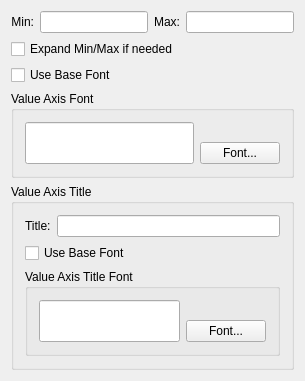
     <widget class="QWidget" name="valueTab" >
      <attribute name="title" >
       <string>Value Axis</string>
      </attribute>
      <layout class="QVBoxLayout" >
       <property name="spacing" >
        <number>6</number>
       </property>
       <property name="leftMargin" >
        <number>11</number>
       </property>
       <property name="topMargin" >
        <number>11</number>
       </property>
       <property name="rightMargin" >
        <number>11</number>
       </property>
       <property name="bottomMargin" >
        <number>11</number>
       </property>
       <item>
        <layout class="QHBoxLayout" >
         <property name="spacing" >
          <number>6</number>
         </property>
         <property name="leftMargin" >
          <number>0</number>
         </property>
         <property name="topMargin" >
          <number>0</number>
         </property>
         <property name="rightMargin" >
          <number>0</number>
         </property>
         <property name="bottomMargin" >
          <number>0</number>
         </property>
         <item>
          <widget class="QLabel" name="_lblMin" >
           <property name="text" >
            <string>Min:</string>
           </property>
           <property name="alignment" >
            <set>Qt::AlignRight|Qt::AlignTrailing|Qt::AlignVCenter</set>
           </property>
          </widget>
         </item>
         <item>
          <widget class="QLineEdit" name="_leMin" />
         </item>
         <item>
          <widget class="QLabel" name="_lblMax" >
           <property name="text" >
            <string>Max:</string>
           </property>
           <property name="alignment" >
            <set>Qt::AlignRight|Qt::AlignTrailing|Qt::AlignVCenter</set>
           </property>
          </widget>
         </item>
         <item>
          <widget class="QLineEdit" name="_leMax" />
         </item>
        </layout>
       </item>
       <item>
        <widget class="QCheckBox" name="_cbAutoMinMax" >
         <property name="text" >
          <string>Expand Min/Max if needed</string>
         </property>
        </widget>
       </item>
       <item>
        <widget class="QCheckBox" name="_cbValueUseBase" >
         <property name="text" >
          <string>Use Base Font</string>
         </property>
        </widget>
       </item>
       <item>
        <widget class="QGroupBox" name="_gbValueFont" >
         <property name="title" >
          <string>Value Axis Font</string>
         </property>
         <layout class="QHBoxLayout" >
          <property name="spacing" >
           <number>6</number>
          </property>
          <property name="leftMargin" >
           <number>11</number>
          </property>
          <property name="topMargin" >
           <number>11</number>
          </property>
          <property name="rightMargin" >
           <number>11</number>
          </property>
          <property name="bottomMargin" >
           <number>11</number>
          </property>
          <item>
           <widget class="QLineEdit" name="_leValueFont" >
            <property name="sizePolicy" >
             <sizepolicy vsizetype="Expanding" hsizetype="Expanding" >
              <horstretch>0</horstretch>
              <verstretch>0</verstretch>
             </sizepolicy>
            </property>
            <property name="readOnly" >
             <bool>true</bool>
            </property>
           </widget>
          </item>
          <item>
           <layout class="QVBoxLayout" >
            <property name="spacing" >
             <number>6</number>
            </property>
            <property name="leftMargin" >
             <number>0</number>
            </property>
            <property name="topMargin" >
             <number>0</number>
            </property>
            <property name="rightMargin" >
             <number>0</number>
            </property>
            <property name="bottomMargin" >
             <number>0</number>
            </property>
            <item>
             <spacer>
              <property name="orientation" >
               <enum>Qt::Vertical</enum>
              </property>
              <property name="sizeType" >
               <enum>QSizePolicy::Expanding</enum>
              </property>
              <property name="sizeHint" >
               <size>
                <width>20</width>
                <height>20</height>
               </size>
              </property>
             </spacer>
            </item>
            <item>
             <widget class="QPushButton" name="_btnValueFont" >
              <property name="text" >
               <string>Font...</string>
              </property>
             </widget>
            </item>
           </layout>
          </item>
         </layout>
        </widget>
       </item>
       <item>
        <widget class="QGroupBox" name="_gbDataAxisTitle_2" >
         <property name="title" >
          <string>Value Axis Title</string>
         </property>
         <layout class="QVBoxLayout" >
          <property name="spacing" >
           <number>6</number>
          </property>
          <property name="leftMargin" >
           <number>11</number>
          </property>
          <property name="topMargin" >
           <number>11</number>
          </property>
          <property name="rightMargin" >
           <number>11</number>
          </property>
          <property name="bottomMargin" >
           <number>11</number>
          </property>
          <item>
           <layout class="QHBoxLayout" >
            <property name="spacing" >
             <number>6</number>
            </property>
            <property name="leftMargin" >
             <number>0</number>
            </property>
            <property name="topMargin" >
             <number>0</number>
            </property>
            <property name="rightMargin" >
             <number>0</number>
            </property>
            <property name="bottomMargin" >
             <number>0</number>
            </property>
            <item>
             <widget class="QLabel" name="_lblValueTitle" >
              <property name="text" >
               <string>Title:</string>
              </property>
             </widget>
            </item>
            <item>
             <widget class="QLineEdit" name="_leValueTitle" />
            </item>
           </layout>
          </item>
          <item>
           <widget class="QCheckBox" name="_cbValueTitleUseBase" >
            <property name="text" >
             <string>Use Base Font</string>
            </property>
           </widget>
          </item>
          <item>
           <widget class="QGroupBox" name="_gbValueTitleFont" >
            <property name="title" >
             <string>Value Axis Title Font</string>
            </property>
            <layout class="QHBoxLayout" >
             <property name="spacing" >
              <number>6</number>
             </property>
             <property name="leftMargin" >
              <number>11</number>
             </property>
             <property name="topMargin" >
              <number>11</number>
             </property>
             <property name="rightMargin" >
              <number>11</number>
             </property>
             <property name="bottomMargin" >
              <number>11</number>
             </property>
             <item>
              <widget class="QLineEdit" name="_leValueTitleFont" >
               <property name="sizePolicy" >
                <sizepolicy vsizetype="Expanding" hsizetype="Expanding" >
                 <horstretch>0</horstretch>
                 <verstretch>0</verstretch>
                </sizepolicy>
               </property>
               <property name="readOnly" >
                <bool>true</bool>
               </property>
              </widget>
             </item>
             <item>
              <layout class="QVBoxLayout" >
               <property name="spacing" >
                <number>6</number>
               </property>
               <property name="leftMargin" >
                <number>0</number>
               </property>
               <property name="topMargin" >
                <number>0</number>
               </property>
               <property name="rightMargin" >
                <number>0</number>
               </property>
               <property name="bottomMargin" >
                <number>0</number>
               </property>
               <item>
                <spacer>
                 <property name="orientation" >
                  <enum>Qt::Vertical</enum>
                 </property>
                 <property name="sizeType" >
                  <enum>QSizePolicy::Expanding</enum>
                 </property>
                 <property name="sizeHint" >
                  <size>
                   <width>20</width>
                   <height>20</height>
                  </size>
                 </property>
                </spacer>
               </item>
               <item>
                <widget class="QPushButton" name="_btnValueTitleFont" >
                 <property name="text" >
                  <string>Font...</string>
                 </property>
                </widget>
               </item>
              </layout>
             </item>
            </layout>
           </widget>
          </item>
         </layout>
        </widget>
       </item>
      </layout>
     </widget>
